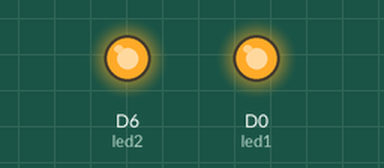
A sketch run on a simulated ESP8266 (NodeMCU). Shown: output pins drawn as LEDs (lit = HIGH).

Above: at 0.6 s.
At 22.2 s:
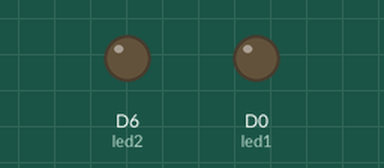
Timing chart, 0 to 22.9 s (numbered marks = the images above):
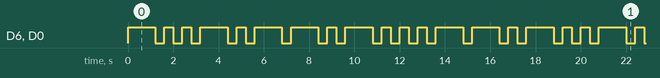

The sketch:

blink-an-led_1_.ino
```cpp
// ------------
// Blink an LED
// ------------

/*-------------

We've heavily commented this code for you. If you're a pro, feel free to ignore it.

Comments start with two slashes or are blocked off by a slash and a star.
You can read them, but your device can't.
It's like a secret message just for you.

Every program based on Wiring (programming language used by Arduino, and Particle devices) has two essential parts:
setup - runs once at the beginning of your program
loop - runs continuously over and over

You'll see how we use these in a second.

This program will blink an led on and off every second.
It blinks the D7 LED on your Particle device. If you have an LED wired to D0, it will blink that LED as well.

-------------*/


// First, we're going to make some variables.
// This is our "shorthand" that we'll use throughout the program:

int led1 = D0; // Instead of writing D0 over and over again, we'll write led1
// You'll need to wire an LED to this one to see it blink.

int led2 = D6; // Instead of writing D7 over and over again, we'll write led2
// This one is the little blue LED on your board. On the Photon it is next to D7, and on the Core it is next to the USB jack.

// Having declared these variables, let's move on to the setup function.
// The setup function is a standard part of any microcontroller program.
// It runs only once when the device boots up or is reset.


void dot()
{
digitalWrite(led1, HIGH);
digitalWrite(led2, HIGH);

  // We'll leave it on for 1 second...
  delay(400);

  // Then we'll turn it off...
  digitalWrite(led1, LOW);
  digitalWrite(led2, LOW);

  // Wait 1 second...
  delay(400);
}

void dash()
{
  digitalWrite(led1, HIGH);
  digitalWrite(led2, HIGH);

  // We'll leave it on for 3 second...
  delay(1200);

  // Then we'll turn it off...
  digitalWrite(led1, LOW);
  digitalWrite(led2, LOW);

  // Wait 1 second...
  delay(400);
}


void setup() {

  // We are going to tell our device that D0 and D7 (which we named led1 and led2 respectively) are going to be output
  // (That means that we will be sending voltage to them, rather than monitoring voltage that comes from them)

  // It's important you do this here, inside the setup() function rather than outside it or in the loop function.

  pinMode(led1, OUTPUT);
  pinMode(led2, OUTPUT);

}

// Next we have the loop function, the other essential part of a microcontroller program.
// This routine gets repeated over and over, as quickly as possible and as many times as possible, after the setup function is called.
// Note: Code that blocks for too long (like more than 5 seconds), can make weird things happen (like dropping the network connection).  The built-in delay function shown below safely interleaves required background activity, so arbitrarily long delays can safely be done if you need them.

void loop() {
  // To blink the LED, first we'll turn it on...
  //D
  dash();
  dot();
  dot();
  //Y
  dash();
  dot();
  dash();
  dash();
  //L
  dot();
  dash();
  dot();
  dot();
  //A
  dot();
  dash();
  //N
  dash();
  dot();
  // And repeat!
}
```

Measured:
- by itself, D6 (led2), D0 (led1): moves between LOW and HIGH, repeating every 17.6 s
- by itself, everything shown: repeats every 17.6 s, in 30 steps
